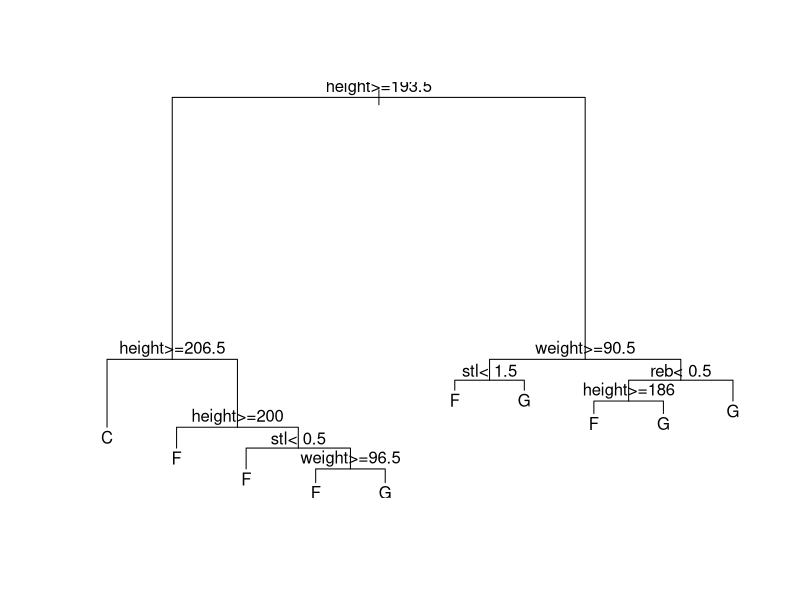
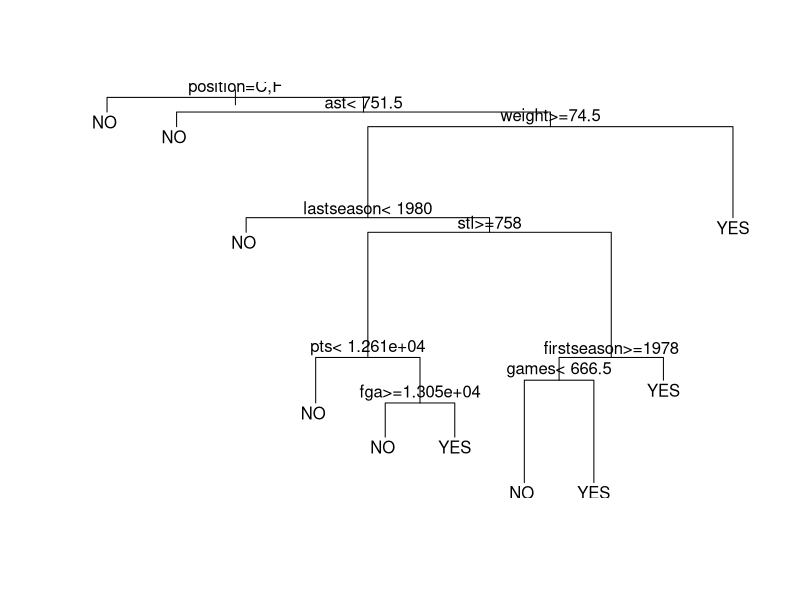
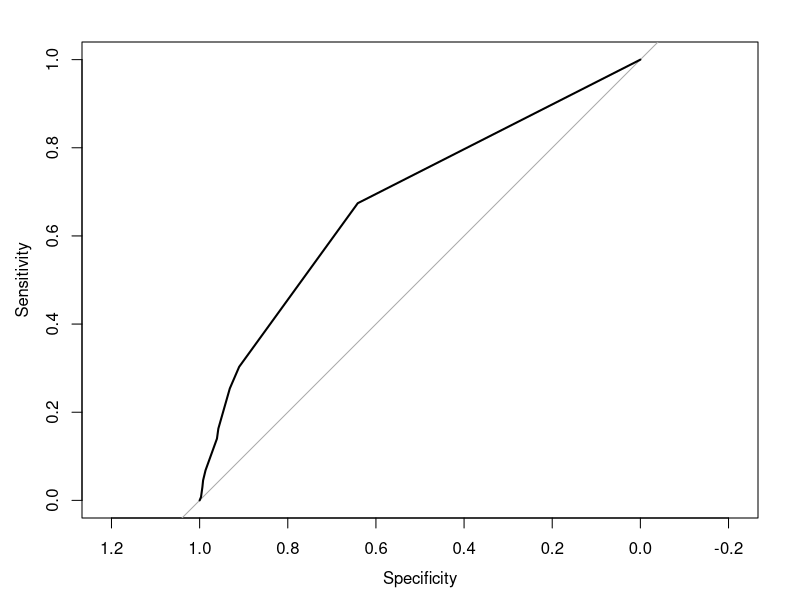

Here is the R script that generated these plots, in order:
#
#
# INTRODUCTION TO CLASSIFICATION
#
#

#
# Work plan:
#
# - Read in the data
# - Split the data into training and test sets
# - Build a model using the training set
# - Evaluate the model using the test set
#



# Please download the data file "players.txt" into a local directory
# then set that directory as the current working directory of R.
# You can achive this using the "setwd" command or by selecting "File -> Change dir..."


# We are going to use the packages: rpart, and pROC. 
# Make sure that the packages are installed.
#
# You install a package in R with the function install.packages():
#
#     install.packages("pROC")
#     library(pROC)
#
# To install packages without root access:
#
#     install.packages("pROC", lib="/mylibs/Rpackages/")
#     library(pROC, lib.loc="/mylibs/Rpackages/")
#

# Read in the dataset 
players <- read.table("players.txt", header = T, sep = ",")

# Get the summary statistics of the data
summary(players)



############################################################################
#
# ATTENTION!!!!!!!!!
#
# The "id" attribute uniquely identifies a player within our data set. 
# This attribute cannot be used to classify new players as they will 
# have different id numbers.
# 
# Before we continue, we have to remove the "id" attribute from our data set!
#
############################################################################


players$id <- NULL
names(players)


############################################################################
#
#
# Please make sure that the "id" attribute has been removed!!!!!!!!!!
#
#
############################################################################






############################################################################
#
# Example 1
#
# Prediction of playing position
#
############################################################################


#
# We want to build a model to predict a player's playing position 
# with respect to the given player's statistics.
#
# The target variable "position" is discrete - we term this a classification task.   
#
# We aim to verify whether or not it is possible to use historical data to predict
# playing positions for new players. 
#

# We are going to split the data into a training and testing data set.
# The training data set consists of players that ended their careers before 1999.
# The test data set consists of players that began their careers after 1999.

learn <- players[players$lastseason <= 1999,]
test <- players[players$firstseason > 1999,]

# We used the "firstseason" and "lastseason" attributes to split the data.
# Therefore the attributes are not going to contribute to the modelling task, so
# we will remove them.

learn$firstseason <- NULL
learn$lastseason <- NULL

test$firstseason <- NULL
test$lastseason <- NULL

# We inspect the target values distribution in the defined data sets.
# (number of examples and frequency of individual classes)

nrow(learn)
table(learn$position)

nrow(test)
table(test$position)




#
#
# MAJORITY CLASSIFIER
#
#


# The majority class is the class with the highest number of training examples
which.max(table(learn$position))

majority.class <- names(which.max(table(learn$position)))
majority.class

# The majority classifier classifies all test instances into the majority class.
# The accuracy of the majority class
sum(test$position == majority.class) / length(test$position)




#
#
# DECISION TREES
#
#


# load the "rpart" package that implements decision trees in R
library(rpart)

# Fit a decision tree
dt <- rpart(position ~ ., data = learn)

#
# The first argument of the rpart function is a model formula that indicates 
# the functional form of the model. The "~" symbol stands for "modeled as".
#
# The formula "position ~ . " states that we want a model that predicts the 
# target attribute "position" using all other attributes present in the data 
# (which is the meaning of the "." character).
# 
# If we wanted, for example, a model for the "position" attribute as a function 
# of the attributes "height", "width", and "pts", we should have 
# indicated the formula as "position ~ height + weight + pts".  
# 
# The second argument of the rpart function provides the training examples.
#


# The content of the dt object 
dt

# A graphical representation of our tree
plot(dt)
text(dt, pretty = 0)

# To navigate the tree, start from the root node. If the attribute of the 
# observation satisfies the logical test, then navigate down the left branch.
# Otherwise navigate down the right branch. Continue until a leaf node is reached.
# A leaf node represents a class label (or class label distribution). 


# Observed values in the test samples (the ground truth)
observed <- test$position
observed


# The "predict" function returns a vector of predicted responses from a fitted tree.
# The "type" argument denotes the form of predicted value returned. The setting
# type = "class" will cause the response in a form of a vector of predicted 
# class labels.
 
predicted <- predict(dt, test, type = "class")
predicted

# confusion matrix
t <- table(observed, predicted)
t

# The diagonal elements in the confusion matrix represent the number of correctly 
# classified test instances

# The classification accuracy is the fraction of correctly classified test instances
sum(diag(t)) / sum(t)


# Let's write a function that calculates the classification accuracy
CA <- function(observed, predicted)
{
	t <- table(observed, predicted)

	sum(diag(t)) / sum(t)
}

# Function call
CA(observed, predicted)




# The setting type = "prob" will cause the predict function to 
# provide its answer in the form of a matrix with class probabilities.

predMat <- predict(dt, test, type = "prob")
predMat

# A matrix of the observed class probabilities (the ground truth) 
# (the real class has the probability of 1, others have 0)
obsMat <- model.matrix( ~ position-1, test)
obsMat


# IMPORTANT: check whether the columns refer to the same attributes
# (if not, change the order of columns)
colnames(predMat)
colnames(obsMat)


# The Brier score
brier.score <- function(observedMatrix, predictedMatrix)
{
	sum((observedMatrix - predictedMatrix) ^ 2) / nrow(predictedMatrix)
}

brier.score(obsMat, predMat)




############################################################################
#
# Example 2
#
# Does a player make at least 80% of free-throws attempted?
#
############################################################################

#
# It is a binary problem (the target variable is discrete with values YES and NO). 
#

#
# We are going to create a data set using the players data.
#

# Get the players who have attempted at least one free throw during the career.
bin.players <- players[players$fta > 0,]

# Free-throw success rate
rate <- bin.players$ftm / bin.players$fta

# Create a discrete attribute "ftexpert" that will be our target variable.
ftexpert <- vector()
ftexpert[rate >= 0.8] <- "YES"
ftexpert[rate < 0.8] <- "NO"
bin.players$ftexpert <- as.factor(ftexpert)

# Remove the "fta" and "ftm" attributes.
bin.players$fta <- NULL
bin.players$ftm <- NULL

summary(bin.players)



# Split the data into two disjoint sets, one for training and one for testing.
bin.learn <- bin.players[1:1500,]
bin.test <- bin.players[-(1:1500),]

# Inspect the distribution of the class values in the data sets.
table(bin.learn$ftexpert)
table(bin.test$ftexpert)


# Train a decision tree
dt2 <- rpart(ftexpert ~ ., data = bin.learn)
plot(dt2)
text(dt2, pretty = 0)


bin.observed <- bin.test$ftexpert
bin.predicted <- predict(dt2, bin.test, type="class")


table(bin.observed, bin.predicted)


# Classification accuracy of the decision tree
CA(bin.observed, bin.predicted)



# The sensitivity of a model
Sensitivity <- function(observed, predicted, pos.class)
{
	t <- table(observed, predicted)

	t[pos.class, pos.class] / sum(t[pos.class,])
}

# The specificity of a model
Specificity <- function(observed, predicted, pos.class)
{
	t <- table(observed, predicted)

	# identify the negative class name
	neg.class <- which(row.names(t) != pos.class)

	t[neg.class, neg.class] / sum(t[neg.class,])
}

# let's say that the value "YES" is our positive class...

Sensitivity(bin.observed, bin.predicted, "YES")
Specificity(bin.observed, bin.predicted, "YES")




#
# ROC curve
#

library(pROC)

bin.predMat <- predict(dt2, bin.test, type = "prob")

# Remember, we treat the value "YES" as the positive class
rocobj <- roc(bin.observed, bin.predMat[,"YES"])
plot(rocobj)

names(rocobj)

cutoffs <- rocobj$thresholds
cutoffs

# identify the best cut-off value (for example, by minimazing the distance from the point (0,1))
tp = rocobj$sensitivities
fp = 1 - rocobj$specificities

dist <- (1-tp)^2 + fp^2
dist
which.min(dist)

best.cutoff <- cutoffs[which.min(dist)]
best.cutoff

# the selected cut-off value has impact on the model's performance
predicted.label <- factor(ifelse(bin.predMat[,"YES"] >= best.cutoff, "YES", "NO"))

table(bin.observed, predicted.label)
CA(bin.observed, predicted.label)
Sensitivity(bin.observed, predicted.label, "YES")
Specificity(bin.observed, predicted.label, "YES")





